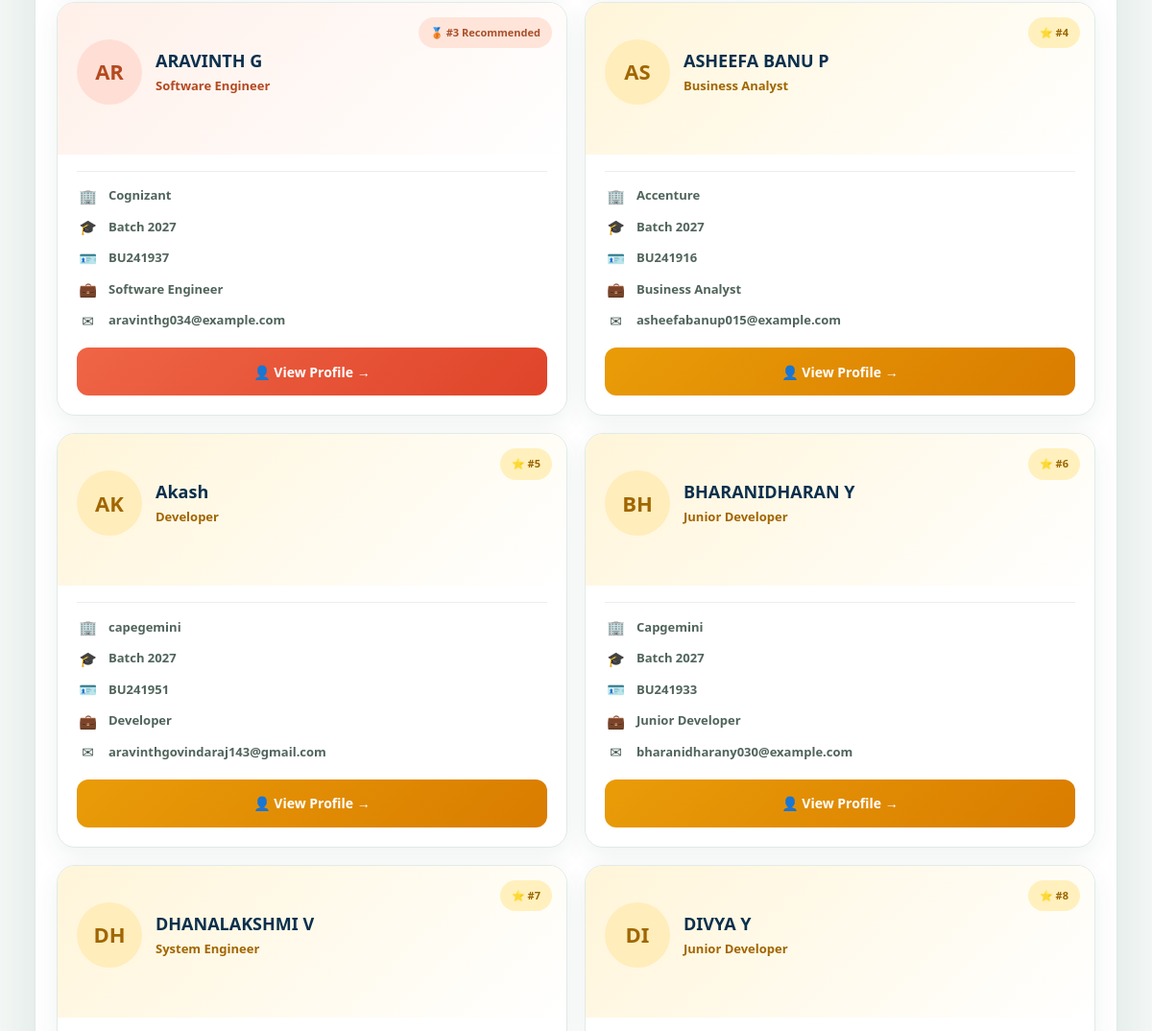
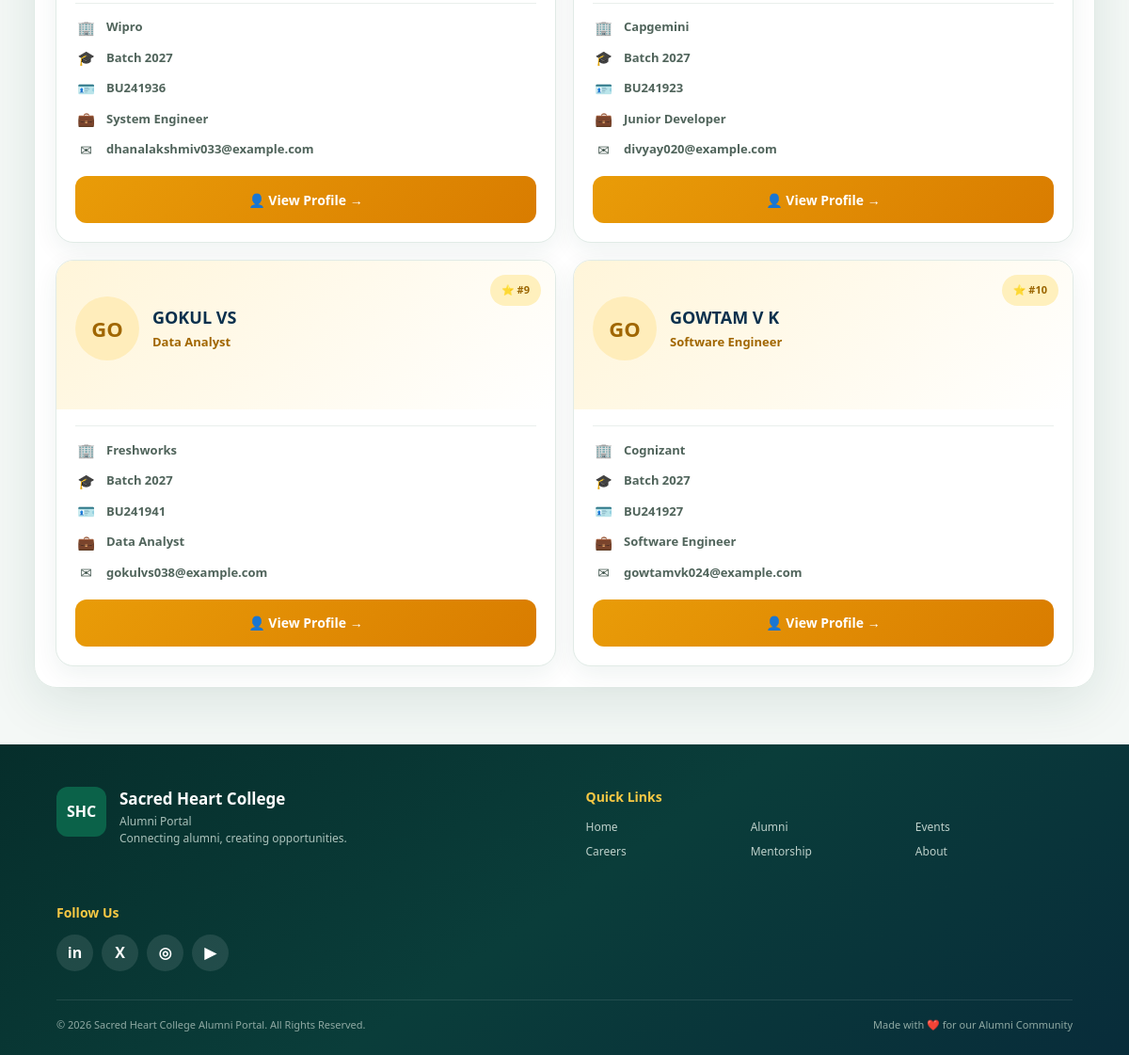
Before: /alumni/BU241950/recommended/ (lower part) with the older database file (2 pictures, top to bottom).
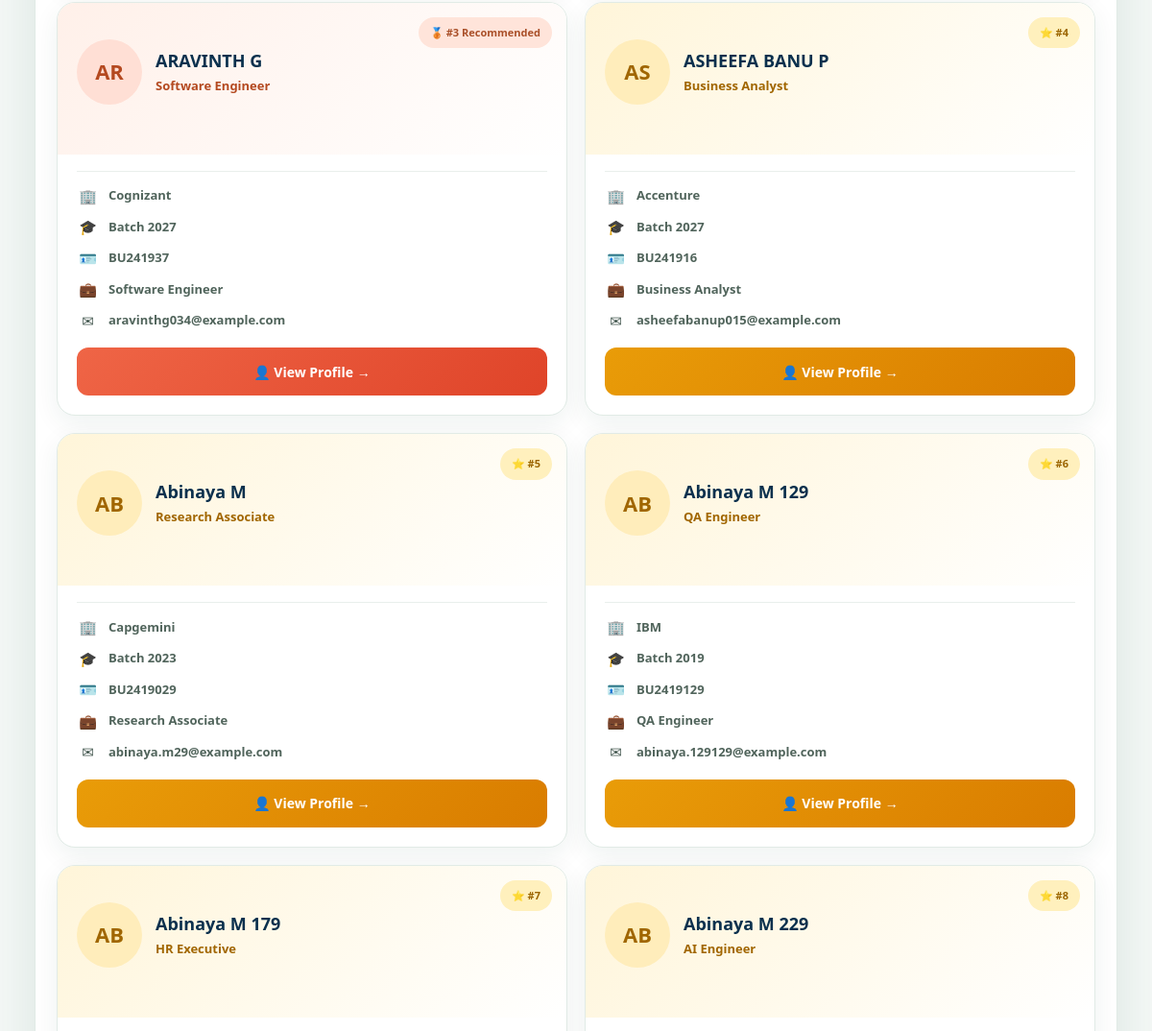
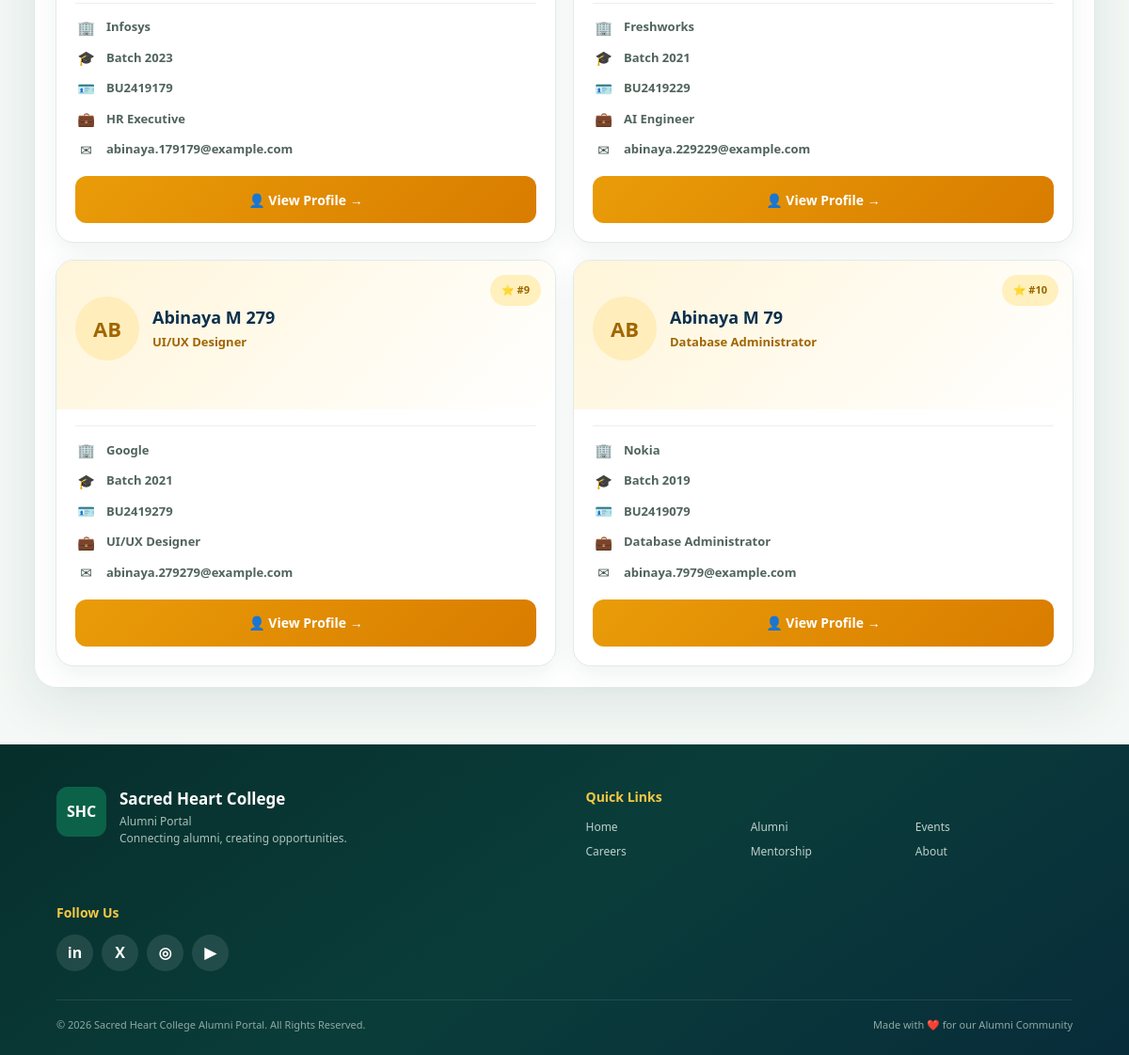
After: the same page with the newer database file (2 pictures, top to bottom).
### accounts/models.py (models this page shows, shortened)
class Alumni(models.Model):
    register_number = models.CharField(
        max_length=20,
        unique=True
    )
    successful_logins = models.PositiveIntegerField(default=0)
    full_name = models.CharField(
        max_length=100
    )
    date_of_birth = models.DateField(
        null=True,
        blank=True
    )
    email = models.EmailField(
        blank=True
    )
    phone = models.CharField(
        max_length=15,
        blank=True
    )
    batch = models.IntegerField(
        default=2027
    )
    company = models.CharField(
        max_length=100,
        blank=True
    )
    position = models.CharField(
        max_length=100,
        blank=True
    )
    feedback = models.TextField(
        null=True,
        blank=True
    )
    kmeans_cluster = models.IntegerField(
        null=True,
        blank=True
    )
    knn_similar_alumni = models.TextField(
        null=True,
        blank=True
    )
    recommended_alumni = models.TextField(
        null=True,
        blank=True
    )
    sentiment_score = models.FloatField(
        null=True,
        blank=True
    )
    sentiment = models.CharField(
        max_length=20,
        null=True,
        blank=True
    )
    location = models.CharField(
        max_length=100,
        null=True,
        blank=True
    )

### accounts/views.py (the view)
def recommended_alumni_view(request, register_number):
    alumnus = get_object_or_404(
        Alumni,
        register_number=register_number
    )
    recommended_alumni = (
        Alumni.objects
        .exclude(id=alumnus.id)
        .order_by("full_name")[:10]
    )
    return render(
        request,
        "accounts/recommended_alumni.html",
        {
            "alumnus": alumnus,
            "recommended_alumni": recommended_alumni,
            "alumni": _current_alumni(request),
        },
    )

### accounts/views.py (called while the page is built, shortened)
def _current_alumni(request):
    session = getattr(request, "session", None)
    if not session:
        return None
    alumni_id = session.get("alumni_id")
    if not alumni_id:
        return None

### accounts/templates/accounts/recommended_alumni.html (shortened to what the changed rows need)
{% load static %}
<!DOCTYPE html>
<html lang="en">
<head>
</head>
<body>
<main class="main">
    <div class="main-card">
        {% if recommended_alumni %}
        <div class="recommended-grid">
            {% for person in recommended_alumni %}
            <article class="recommended-card">
                <div class="card-header">
                    <div class="rank">
                        {% if forloop.counter == 1 %}
                            🏆 #1 Recommended
                        {% elif forloop.counter == 2 %}
                            🥈 #2 Recommended
                        {% elif forloop.counter == 3 %}
                            🥉 #3 Recommended
                        {% else %}
                            ⭐ #{{ forloop.counter }}
                        {% endif %}
                    </div>
                    <div class="profile-row">
                        <div class="profile-avatar">
                            {{ person.full_name|slice:":2"|upper }}
                        </div>
                        <div>
                            <h3>
                                {{ person.full_name }}
                            </h3>
                            <p>
                                {{ person.position }}
                            </p>
                        </div>
                    </div>
                </div>
                <div class="card-body">
                    <div class="details">
                        <div class="detail">
                            <span class="detail-icon">
                                🏢
                            </span>
                            <strong>
                                {{ person.company }}
                            </strong>
                        </div>
                        <div class="detail">
                            <span class="detail-icon">
                                🎓
                            </span>
                            <strong>
                                Batch {{ person.batch }}
                            </strong>
                        </div>
                        <div class="detail">
                            <span class="detail-icon">
                                🪪
                            </span>
                            <strong>
                                {{ person.register_number }}
                            </strong>
                        </div>
                        <div class="detail">
                            <span class="detail-icon">
                                💼
                            </span>
                            <strong>
                                {{ person.position }}
                            </strong>
                        </div>
                        <div class="detail">
                            <span class="detail-icon">
                                ✉
                            </span>
                            <strong>
                                {{ person.email }}
                            </strong>
                        </div>
                    </div>
                    <a
                        href="{% url 'alumni_profile' person.register_number %}"
                        class="profile-button"
                    >
                        👤
                        View Profile
                        →
                    </a>
                </div>
            </article>
            {% endfor %}
        </div>
        {% endif %}
    </div>
</main>
</body>
</html>

Changed rows visible on the page:
no longer on this page (row edited): Alumni: full_name "AK", full_name "Akash", position "Developer", company "capegemini", batch "2027", register_number "BU241951", email "aravinthgovindaraj143@gmail.com"
no longer on this page (row edited): Alumni: full_name "BH", full_name "BHARANIDHARAN Y", position "Junior Developer", company "Capgemini", batch "2027", register_number "BU241933", email "bharanidharany030@example.com"
no longer on this page (row edited): Alumni: full_name "DH", full_name "DHANALAKSHMI V", position "System Engineer", company "Wipro", batch "2027", register_number "BU241936", email "dhanalakshmiv033@example.com"
no longer on this page (row edited): Alumni: full_name "DI", full_name "DIVYA Y", position "Junior Developer", company "Capgemini", batch "2027", register_number "BU241923", email "divyay020@example.com"
no longer on this page (row edited): Alumni: full_name "GO", full_name "GOKUL VS", position "Data Analyst", company "Freshworks", batch "2027", register_number "BU241941", email "gokulvs038@example.com"
no longer on this page (row edited): Alumni: full_name "GO", full_name "GOWTAM V K", position "Software Engineer", company "Cognizant", batch "2027", register_number "BU241927", email "gowtamvk024@example.com"
added Alumni: full_name "AB", full_name "Abinaya M", position "Research Associate", company "Capgemini", batch "2023", register_number "BU2419029", email "abinaya.m29@example.com"
added Alumni: full_name "AB", full_name "Abinaya M 129", position "QA Engineer", company "IBM", batch "2019", register_number "BU2419129", email "abinaya.129129@example.com"
added Alumni: full_name "AB", full_name "Abinaya M 179", position "HR Executive", company "Infosys", batch "2023", register_number "BU2419179", email "abinaya.179179@example.com"
added Alumni: full_name "AB", full_name "Abinaya M 229", position "AI Engineer", company "Freshworks", batch "2021", register_number "BU2419229", email "abinaya.229229@example.com"
added Alumni: full_name "AB", full_name "Abinaya M 279", position "UI/UX Designer", company "Google", batch "2021", register_number "BU2419279", email "abinaya.279279@example.com"
added Alumni: full_name "AB", full_name "Abinaya M 79", position "Database Administrator", company "Nokia", batch "2019", register_number "BU2419079", email "abinaya.7979@example.com"
